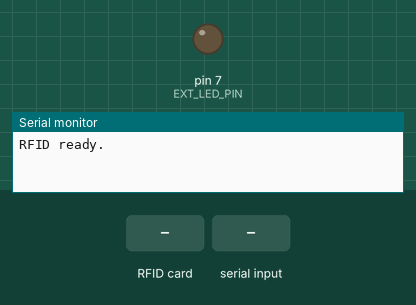
Recording of a sketch running on a simulated Arduino Uno, built with avr-gcc and run on an emulated ATmega328P. Parts: output pins drawn as LEDs (lit = HIGH), the last lines printed to the serial monitor. The inputs (shaded band) are chosen by the test bench. Pins used as bus, display or sensor lines are not drawn.

Above: at 3.2 s.
3.3 s: RFID card 5E 7A 19 C4 held to the reader
At 4.3 s:
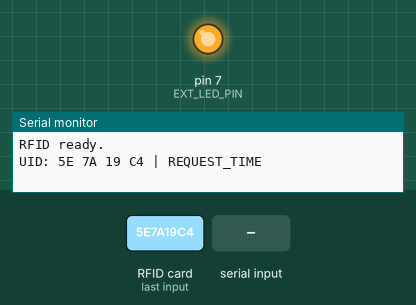
4.8 s: "1\n" received over Serial
At 5.4 s:
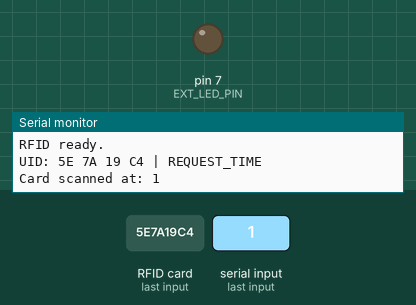
Timing chart, 0 to 7.8 s (numbered marks = the images above; inputs shaded):
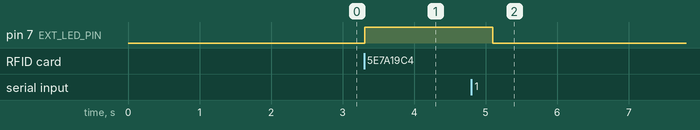

The sketch:

rfid_time.ino
```cpp
#include <SPI.h>
#include <MFRC522.h>

// RFID pins
#define SS_PIN 10
#define RST_PIN 9

// LEDs
#define BUILTIN_LED 13
#define EXT_LED_PIN 7

MFRC522 mfrc522(SS_PIN, RST_PIN);

void setup() {
  Serial.begin(115200);
  SPI.begin();
  mfrc522.PCD_Init();

  pinMode(BUILTIN_LED, OUTPUT);
  pinMode(EXT_LED_PIN, OUTPUT);

  digitalWrite(BUILTIN_LED, LOW);
  digitalWrite(EXT_LED_PIN, LOW);

  Serial.println("RFID ready.");
  delay(2000); // allow Python to connect (Arduino resets on serial open)
}

void loop() {
  // Wait for a card
  if (!mfrc522.PICC_IsNewCardPresent()) return;
  if (!mfrc522.PICC_ReadCardSerial()) return;

  // ---- VISUAL FEEDBACK ----
  digitalWrite(BUILTIN_LED, HIGH);
  digitalWrite(EXT_LED_PIN, HIGH);

  // ---- PRINT UID ----
  Serial.print("UID:");
  for (byte i = 0; i < mfrc522.uid.size; i++) {
    Serial.print(" ");
    if (mfrc522.uid.uidByte[i] < 0x10) Serial.print("0");
    Serial.print(mfrc522.uid.uidByte[i], HEX);
  }

  // ---- REQUEST PC TIME ----
  Serial.println(" | REQUEST_TIME");

  // ---- RECEIVE PC TIME (max 3s) ----
  String pcTime = "";
  unsigned long start = millis();

  while (millis() - start < 3000) {
    if (Serial.available()) {
      char c = Serial.read();
      if (c == '\n') break;
      pcTime += c;
    }
  }

  if (pcTime.length() == 0) {
    pcTime = "TIME NOT RECEIVED";
  }

  Serial.print("Card scanned at: ");
  Serial.println(pcTime);

  // ---- TURN OFF LEDS ----
  delay(300);
  digitalWrite(BUILTIN_LED, LOW);
  digitalWrite(EXT_LED_PIN, LOW);

  // Stop RFID communication
  mfrc522.PICC_HaltA();
  mfrc522.PCD_StopCrypto1();

  delay(500); // prevent double scans
}
```

Measured:
- after the input at 3.3 s, pin 7 (EXT_LED_PIN): LOW → HIGH at once
- after the input at 4.8 s, pin 7 (EXT_LED_PIN): HIGH → LOW after 0.30 s instead of 1.8 s
